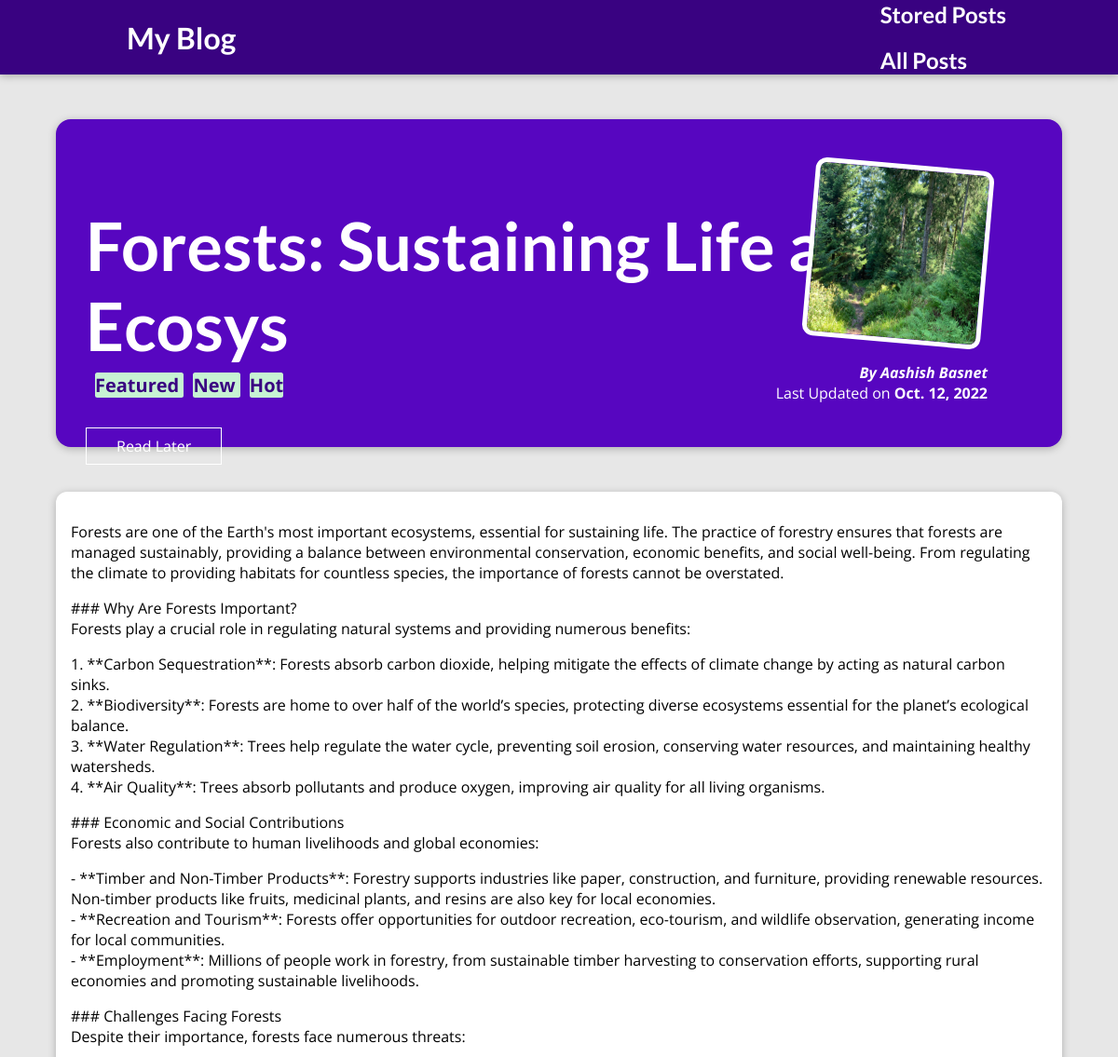
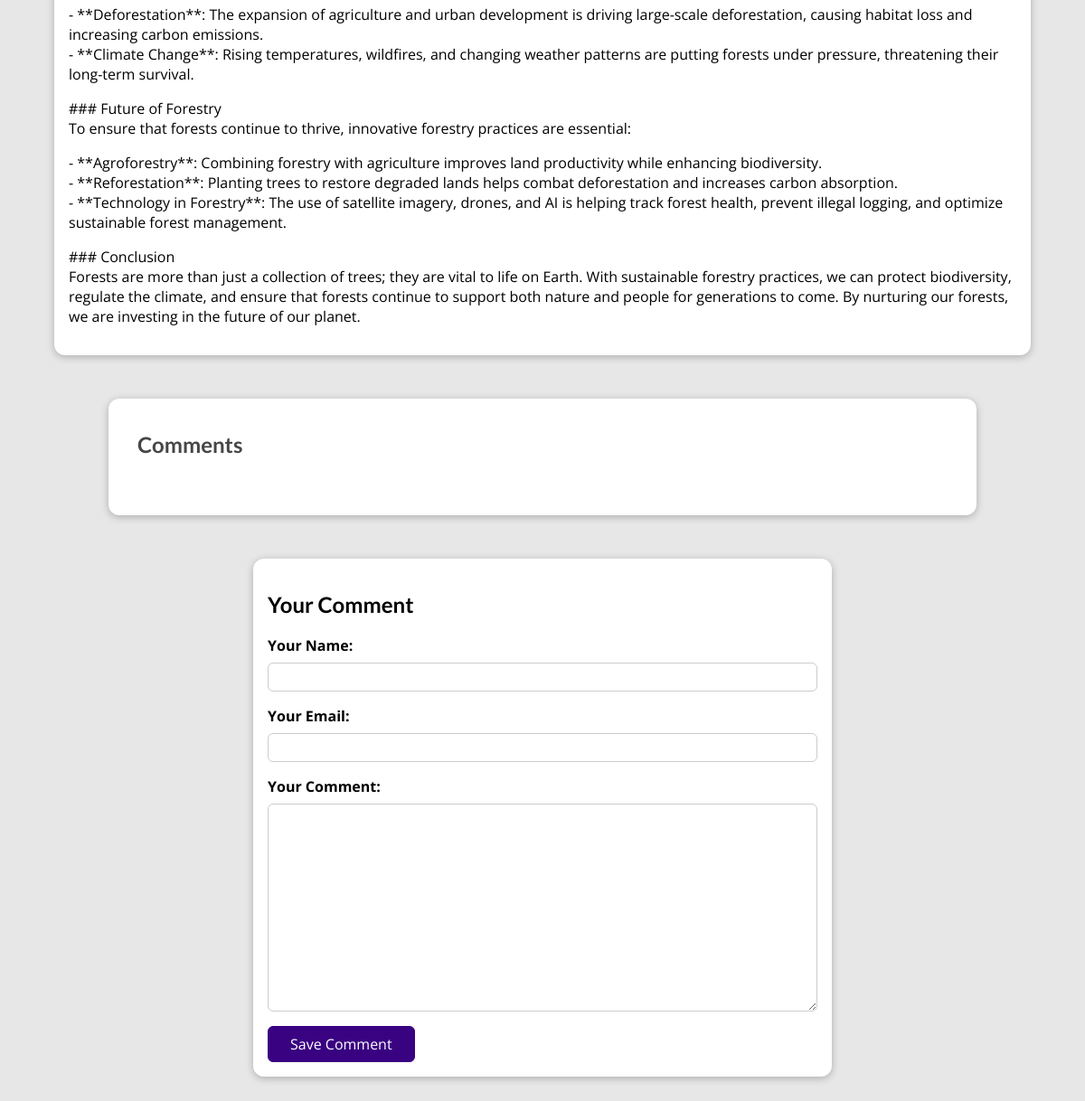
/posts/forests-sustaining-life-and-ecosys, run on the app's committed database (2 pictures, top to bottom).
### blog/models.py (models this page shows, shortened)
class Post (models.Model):
    title = models.CharField(max_length=150)
    excerpt = models.CharField(max_length=250)
    image = models.ImageField(upload_to = "post_images", null=True)
    date = models.DateField()
    slug = models.SlugField(unique=True, db_index=True)
    centent = models.TextField(validators=[MinLengthValidator(10)])
    author = models.ForeignKey(
        Author, on_delete=models.SET_NULL, null=True, related_name="posts")
    tags = models.ManyToManyField(Tag)

class Tag (models.Model):
    caption = models.CharField(max_length=20)

class Author (models.Model):
    first_name = models.CharField(max_length=100)
    last_name = models.CharField(max_length=100)
    email_address = models.EmailField(max_length=100)
    def __str__(self):
        return f"{self.first_name} {self.last_name}"

### blog/views.py (the view, shortened to what this page needs)
# urls.py: path("posts/<slug:slug>", views.PostDetailView.as_view(), name="post-detail"),
class PostDetailView(View):
    def is_stored_post(self,request, post_id):
        stored_posts = request.session.get("stored_posts")
        if stored_posts is not None:
            is_saved_for_later = post_id in stored_posts
        else:
            is_saved_for_later = False
        return is_saved_for_later
    def get(self, request, slug):
        post = Post.objects.get(slug=slug)
        context = {
          "post": post,
          "tags": post.tags.all(),
          "comment_form": CommentForm(),
          "comments":post.comments.all(),
          "saved_for_later": self.is_stored_post(request, post.id),
        }
        return render(request, "blog/post_detail.html", context)

### blog/forms.py
class CommentForm(forms.ModelForm):
    class Meta:
        model = Comment
        exclude = ["post"]
        labels = {
          "user_name": "Your Name",
          "user_email": "Your Email",
          "text": "Your Comment"
        }

### blog/templates/blog/post_detail.html (shortened to what this page needs)
{% extends "base.html" %}
{% load static %}
{% block css_files%}
<link rel="stylesheet" href="{% static "blog/post_detail.css" %}">
{% endblock %}
{% block body%}
 <section id="summary">
    <h2>{{post.title}}</h2>
    <div>
      {%for tag in tags %}
      <span class = "tag"> {{tag.caption}} </span>
      {%endfor%}</div>
      <div id="read-later">
         <form action="{% url "read-later" %}" method = "POST">
         <button>
            {% if saved_for_later %}
               Remove from "Read Later"
            {% else %}
            Read Later
            {% endif %}</button>
      </form>
      </div>
    <article>
    <img src="{{ post.image.url }}" alt="{{ post.title }}" >
    <address> By <a href ="mailto:{{post.author.email_address}}">{{post.author | title}}</a></address>
    <div>
        Last Updated on <time> {{ post.date | date}} </time>
    </div>
    </article>
 </section>
 <main>
    {{ post.centent | linebreaks}}
 </main>
 <section id="comments">
   <ul>
      <h2 id="list-title">Comments</h2>
   </ul>
 </section>
 <div>
   <section id="comment-form">
      <h2>Your Comment</h2>
      <form action ="{% url "post-detail" post.slug %}" method="POST">
        {% for form_field in comment_form %}
          <div class="form-control {% if form_field.errors %} invalid {% endif %}">
            {{ form_field.label_tag }}
            {{ form_field }}
          </div>
        {% endfor %}
        <button>Save Comment</button>
      </form>
    </section>
{% endblock %}

### static/base.css (style rules this page uses)
* { box-sizing: border-box; }
html { font-family: 'Open Sans', 'Lato', sans-serif; }
body { margin: 0; }
h1, h2, h3 { font-family: 'Lato', sans-serif; font-weight: bold; }

### blog/static/blog/post_detail.css (style rules this page uses)
body { background-color: #e7e7e7; }
#summary { margin: 8rem auto 3rem auto; padding: 2rem; width: 90%; max-width: 90rem; border-radius: 16px; background-color: #5706c0; position: relative; box-shadow: 0 2px 8px rgba(0, 0, 0, 0.25); height: 22rem; }
#summary h2 { color: white; font-size: 4.5rem; margin-bottom: 0.5rem; }
#summary article { position: absolute; top: 2rem; right: 3rem; padding: 1rem 2rem; border-radius: 12px; text-align: right; color: white; }
#summary article img { width: 12rem; height: 12rem; border-radius: 12px; transform: rotateZ(5deg); border: 5px solid white; margin-bottom: 1rem; }
#summary address { font-weight: bold; }
#summary a { color: white; text-decoration: none; }
#summary time { font-weight: bold; }
main { width: 90%; max-width: 90rem; margin: 3rem auto; background-color: white; padding: 1rem; border-radius: 12px; box-shadow: 0 2px 8px rgba(0, 0, 0, 0.25); }
.tag { font-size: 20px; font-weight: bold; margin-left: 10px; background-color: #C7F3D3; color: #390281; padding: 3px, 3px, 3px, 3px; border-radius: 2.5px; }
#comment-form { margin: 3rem auto; width: 90%; max-width: 40rem; border-radius: 12px; background-color: white; box-shadow: 0 2px 8px rgba(0, 0, 0, 0.25); padding: 1rem; }
#comment-form button { font: inherit; background-color: #390281; color: white; border: 1px solid #390281; padding: 0.5rem 1.5rem; border-radius: 6px; cursor: pointer; }
.form-control { margin-bottom: 1rem; }
.form-control label { font-weight: bold; margin-bottom: 0.5rem; display: block; }
.form-control input, .form-control textarea { display: block; width: 100%; font: inherit; padding: 0.25rem; border-radius: 6px; border: 1px solid #ccc; }
#comments { margin: 3rem auto; width: 90%; max-width: 60rem; border-radius: 12px; background-color: white; box-shadow: 0 2px 8px rgba(0, 0, 0, 0.25); padding: 1rem 2rem; }
#comments ul { list-style: none; margin: 0; padding: 0; }
#comments h2 { color: #464646; }
#list-title { color: #464646; margin-bottom: 3rem; }
#read-later { margin: 2rem 0; }
#read-later button { background-color: transparent; border: 1px solid white; padding: 0.5rem 2rem; font: inherit; color: white; cursor: pointer; }

### data on the page
Post: title "Forests: Sustaining Life and Ecosys", image (picture), author "Aashish Basnet", date "Oct. 12, 2022", centent "Forests are one of the Earth's most important ecosystems, essential for sustaining life. The practice of forestry ensures that forests are managed sustainably, providing a balance between environmental conservation, economic benefits, and social well-being. From regulating the climate to providing habitats for countless species, the importance of forests cannot be overstated. ### Why Are Forests Important? Forests play a crucial role in regulating natural systems and providing numerous benefits: 1. **Carbon Sequestration**: Forests absorb carbon dioxide, helping mitigate the effects of climate change by acting as natural carbon sinks. 2. **Biodiversity**: Forests are home to over half of…"
Tag: caption "Featured"
Tag: caption "New"
Tag: caption "Hot"
